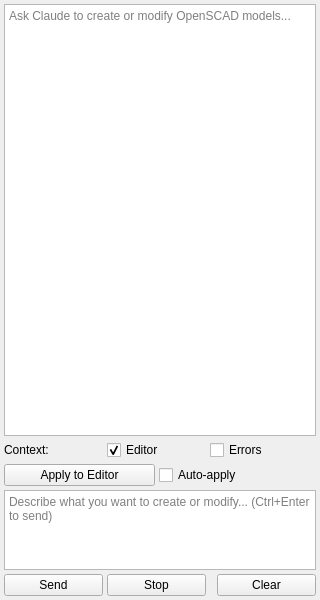
<?xml version="1.0" encoding="UTF-8"?>
<ui version="4.0">
 <class>AiChatWidget</class>
 <widget class="QWidget" name="AiChatWidget">
  <property name="geometry">
   <rect>
    <x>0</x>
    <y>0</y>
    <width>320</width>
    <height>600</height>
   </rect>
  </property>
  <layout class="QVBoxLayout" name="mainLayout">
   <property name="leftMargin">
    <number>4</number>
   </property>
   <property name="topMargin">
    <number>4</number>
   </property>
   <property name="rightMargin">
    <number>4</number>
   </property>
   <property name="bottomMargin">
    <number>4</number>
   </property>
   <property name="spacing">
    <number>4</number>
   </property>
   <item>
    <widget class="QTextBrowser" name="chatDisplay">
     <property name="readOnly">
      <bool>true</bool>
     </property>
     <property name="openExternalLinks">
      <bool>false</bool>
     </property>
     <property name="placeholderText">
      <string>Ask Claude to create or modify OpenSCAD models...</string>
     </property>
    </widget>
   </item>
   <item>
    <layout class="QHBoxLayout" name="contextBar">
     <item>
      <widget class="QLabel" name="contextLabel">
       <property name="text">
        <string>Context:</string>
       </property>
      </widget>
     </item>
     <item>
      <widget class="QCheckBox" name="editorChip">
       <property name="text">
        <string>Editor</string>
       </property>
       <property name="checked">
        <bool>true</bool>
       </property>
      </widget>
     </item>
     <item>
      <widget class="QCheckBox" name="errorsChip">
       <property name="text">
        <string>Errors</string>
       </property>
       <property name="checked">
        <bool>false</bool>
       </property>
      </widget>
     </item>
     <item>
      <spacer name="contextSpacer">
       <property name="orientation">
        <enum>Qt::Horizontal</enum>
       </property>
      </spacer>
     </item>
    </layout>
   </item>
   <item>
    <layout class="QHBoxLayout" name="codeActions">
     <item>
      <widget class="QPushButton" name="applyCodeButton">
       <property name="text">
        <string>Apply to Editor</string>
       </property>
       <property name="visible">
        <bool>false</bool>
       </property>
      </widget>
     </item>
     <item>
      <widget class="QCheckBox" name="autoApplyCheckBox">
       <property name="text">
        <string>Auto-apply</string>
       </property>
       <property name="visible">
        <bool>false</bool>
       </property>
      </widget>
     </item>
     <item>
      <spacer name="codeActionsSpacer">
       <property name="orientation">
        <enum>Qt::Horizontal</enum>
       </property>
      </spacer>
     </item>
    </layout>
   </item>
   <item>
    <widget class="QPlainTextEdit" name="inputText">
     <property name="maximumSize">
      <size>
       <width>16777215</width>
       <height>80</height>
      </size>
     </property>
     <property name="placeholderText">
      <string>Describe what you want to create or modify... (Ctrl+Enter to send)</string>
     </property>
    </widget>
   </item>
   <item>
    <layout class="QHBoxLayout" name="buttonBar">
     <item>
      <widget class="QPushButton" name="sendButton">
       <property name="text">
        <string>Send</string>
       </property>
      </widget>
     </item>
     <item>
      <widget class="QPushButton" name="stopButton">
       <property name="text">
        <string>Stop</string>
       </property>
       <property name="visible">
        <bool>false</bool>
       </property>
      </widget>
     </item>
     <item>
      <spacer name="buttonSpacer">
       <property name="orientation">
        <enum>Qt::Horizontal</enum>
       </property>
      </spacer>
     </item>
     <item>
      <widget class="QPushButton" name="clearButton">
       <property name="text">
        <string>Clear</string>
       </property>
      </widget>
     </item>
    </layout>
   </item>
  </layout>
 </widget>
 <resources/>
 <connections/>
</ui>
